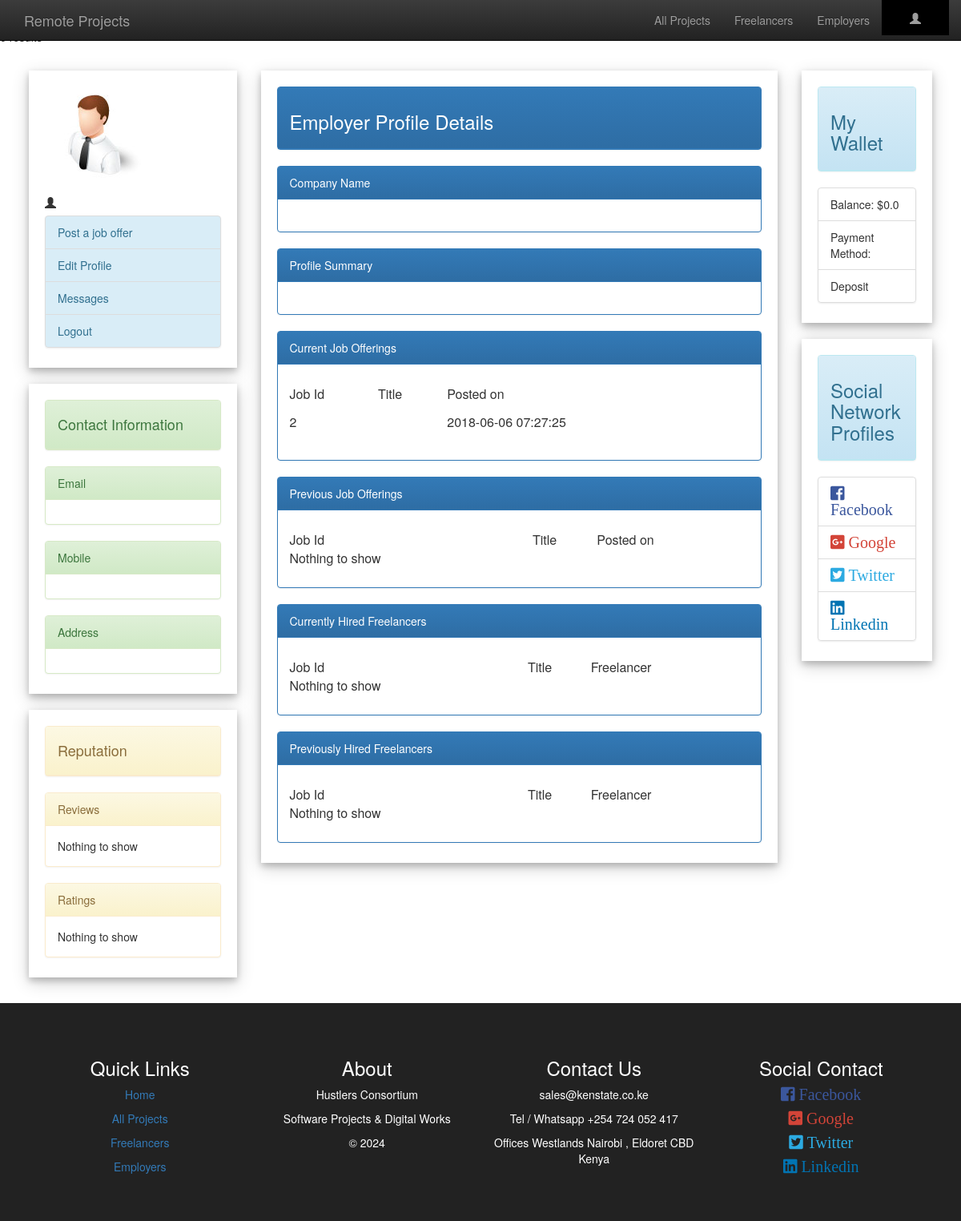
Before: /freelance/employerProfile.php with the older database file.
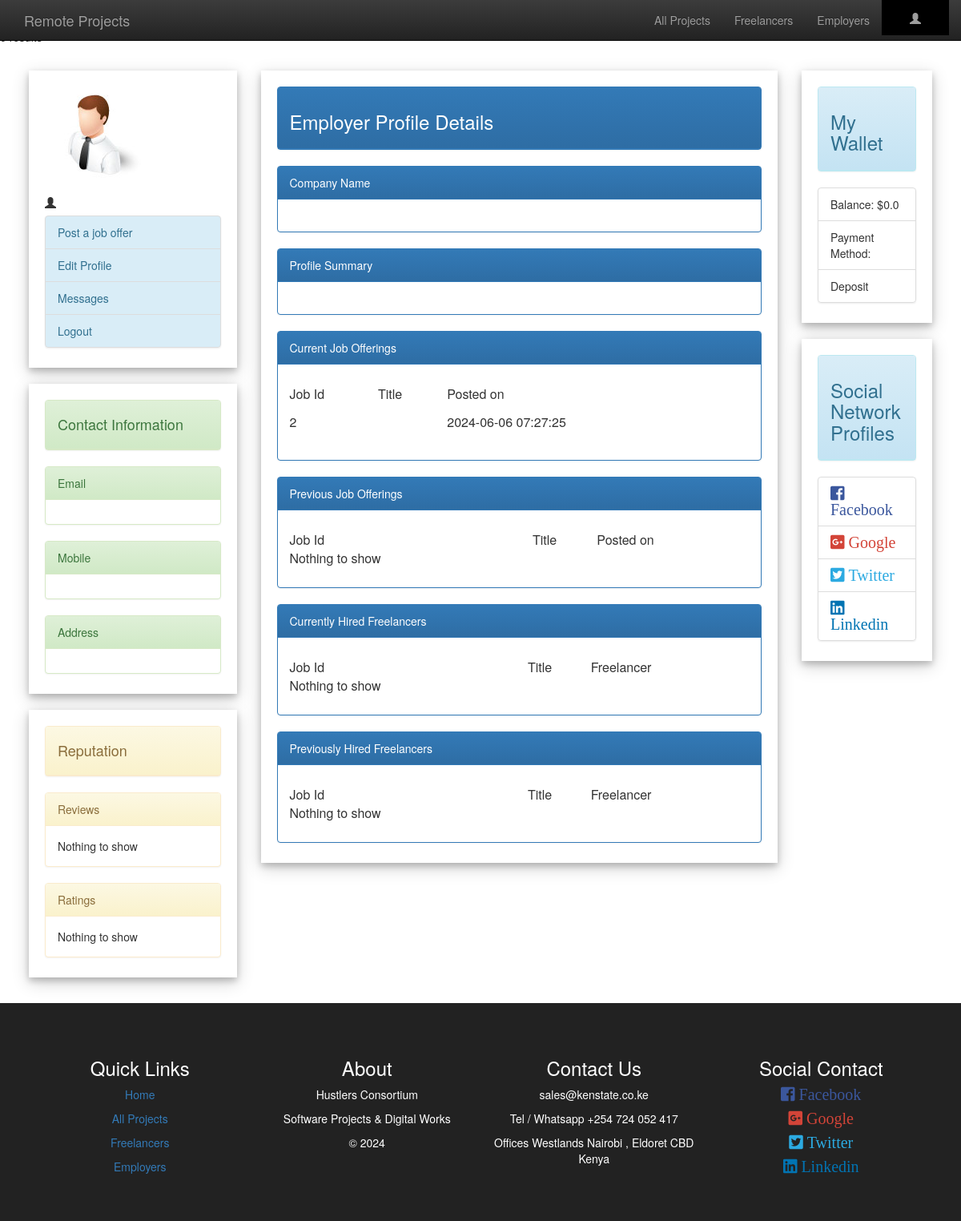
After: the same page with the newer database file.
### tables this page shows
CREATE TABLE `job_offer` (
  `job_id` bigint(20) UNSIGNED NOT NULL,
  `title` varchar(200) NOT NULL,
  `type` varchar(200) NOT NULL,
  `description` varchar(1000) NOT NULL,
  `budget` int(11) NOT NULL,
  `skills` varchar(200) NOT NULL,
  `special_skill` varchar(200) NOT NULL,
  `e_username` varchar(200) NOT NULL,
  `valid` tinyint(1) NOT NULL,
  `timestamp` timestamp NOT NULL DEFAULT CURRENT_TIMESTAMP
);

### freelance/employerProfile.php (the view, shortened to what the changed rows need)
<?php include('server.php');
if(isset($_SESSION["Username"])){
	$username=$_SESSION["Username"];
}
else{
	$username="";
}
$sql = "SELECT * FROM job_offer WHERE e_username='$username' and valid=1 ORDER BY timestamp DESC";
$result = $conn->query($sql);
 ?>
<!DOCTYPE html>
<html>
<head>
	<link rel="stylesheet" type="text/css" href="bootstrap/css/bootstrap.min.css">
	<link rel="stylesheet" type="text/css" href="bootstrap/css/bootstrap-theme.min.css">
	<link rel="stylesheet" type="text/css" href="awesome/css/fontawesome-all.min.css">
</head>
<body>
<div style="padding:1% 3% 1% 3%;">
<div class="row">
	<div class="col-lg-7">
		<div class="card" style="padding:20px 20px 5px 20px;margin-top:20px">
			<div class="panel panel-primary">
			  <div class="panel-body"><h4>
                  <table style="width:100%">
                      <?php
                      if ($result->num_rows > 0) {
                            while($row = $result->fetch_assoc()) {
                                $job_id=$row["job_id"];
                                $title=$row["title"];
                                $timestamp=$row["timestamp"];
                                echo '
                                <form action="employerProfile.php" method="post">
                                <input type="hidden" name="jid" value="'.$job_id.'">
                                    <tr>
                                    <td>'.$job_id.'</td>
                                    <td><input type="submit" class="btn btn-link btn-lg" value="'.$title.'"></td>
                                    <td>'.$timestamp.'</td>
                                    </tr>
                                </form>
                                ';
                                }
                        } else {
                            echo "<tr><td>Nothing to show</td></tr>";
                        }
                       ?>
                  </table>
              </h4></div>
			</div>
		</div>
	</div>
</div>
</div>
</body>
</html>

Changed rows visible on the page:
changed job_offer id 2: timestamp "2018-06-06 07:27:25" → "2024-06-06 07:27:25"
